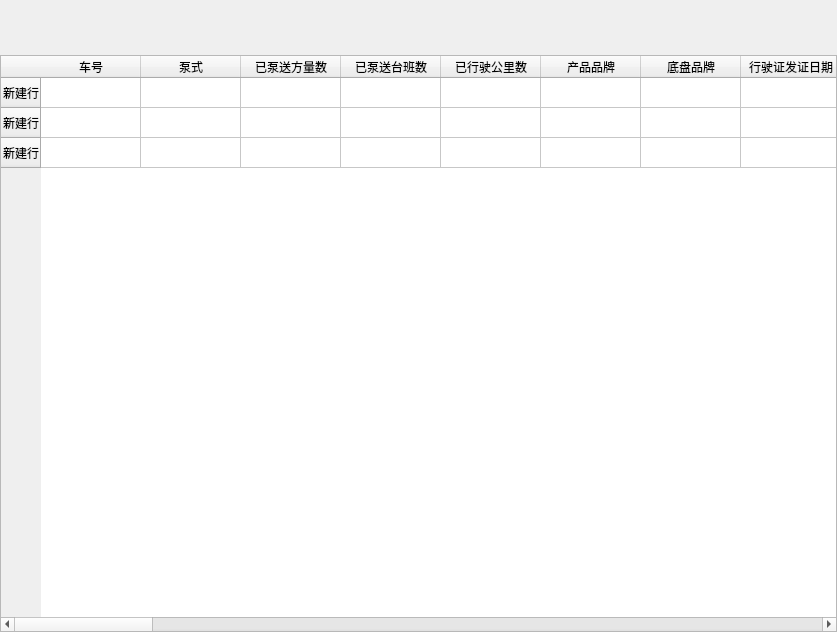
<?xml version="1.0" encoding="UTF-8"?>
<ui version="4.0">
 <class>CarManagermentWidget</class>
 <widget class="QWidget" name="CarManagermentWidget">
  <property name="geometry">
   <rect>
    <x>0</x>
    <y>0</y>
    <width>837</width>
    <height>632</height>
   </rect>
  </property>
  <property name="windowTitle">
   <string>Form</string>
  </property>
  <layout class="QVBoxLayout" name="mainVerticalLayout">
   <property name="spacing">
    <number>0</number>
   </property>
   <property name="leftMargin">
    <number>0</number>
   </property>
   <property name="topMargin">
    <number>0</number>
   </property>
   <property name="rightMargin">
    <number>0</number>
   </property>
   <property name="bottomMargin">
    <number>0</number>
   </property>
   <item>
    <widget class="QWidget" name="toolBarWidget" native="true">
     <property name="minimumSize">
      <size>
       <width>0</width>
       <height>55</height>
      </size>
     </property>
     <property name="maximumSize">
      <size>
       <width>16777215</width>
       <height>55</height>
      </size>
     </property>
     <layout class="QHBoxLayout" name="toolBarHorizontalLayout">
      <property name="spacing">
       <number>0</number>
      </property>
      <property name="leftMargin">
       <number>0</number>
      </property>
      <property name="topMargin">
       <number>0</number>
      </property>
      <property name="rightMargin">
       <number>0</number>
      </property>
      <property name="bottomMargin">
       <number>0</number>
      </property>
     </layout>
    </widget>
   </item>
   <item>
    <widget class="QTableWidget" name="carTableWidget">
     <row>
      <property name="text">
       <string>新建行</string>
      </property>
     </row>
     <row>
      <property name="text">
       <string>新建行</string>
      </property>
     </row>
     <row>
      <property name="text">
       <string>新建行</string>
      </property>
     </row>
     <column>
      <property name="text">
       <string>车号</string>
      </property>
     </column>
     <column>
      <property name="text">
       <string>泵式</string>
      </property>
     </column>
     <column>
      <property name="text">
       <string>已泵送方量数</string>
      </property>
     </column>
     <column>
      <property name="text">
       <string>已泵送台班数</string>
      </property>
     </column>
     <column>
      <property name="text">
       <string>已行驶公里数</string>
      </property>
     </column>
     <column>
      <property name="text">
       <string>产品品牌</string>
      </property>
     </column>
     <column>
      <property name="text">
       <string>底盘品牌</string>
      </property>
     </column>
     <column>
      <property name="text">
       <string>行驶证发证日期</string>
      </property>
     </column>
     <column>
      <property name="text">
       <string>专用油卡号</string>
      </property>
     </column>
     <column>
      <property name="text">
       <string>车架号</string>
      </property>
     </column>
     <column>
      <property name="text">
       <string>车辆识别号</string>
      </property>
     </column>
     <column>
      <property name="text">
       <string>产品型号</string>
      </property>
     </column>
     <column>
      <property name="text">
       <string>保险卡号</string>
      </property>
     </column>
     <column>
      <property name="text">
       <string>发动机号</string>
      </property>
     </column>
     <column>
      <property name="text">
       <string>车身价</string>
      </property>
     </column>
     <column>
      <property name="text">
       <string>发动机额定功率(KW)</string>
      </property>
     </column>
     <column>
      <property name="text">
       <string>最大理论输送量(m3/h)</string>
      </property>
     </column>
     <column>
      <property name="text">
       <string>最大理论输出压力(MPA)</string>
      </property>
     </column>
     <column>
      <property name="text">
       <string>外形尺寸</string>
      </property>
     </column>
     <column>
      <property name="text">
       <string>臂架垂直长度M</string>
      </property>
     </column>
     <column>
      <property name="text">
       <string>臂架水平长度M</string>
      </property>
     </column>
     <column>
      <property name="text">
       <string>整车总质量(KG)</string>
      </property>
     </column>
     <column>
      <property name="text">
       <string>整车装备质量(KG)</string>
      </property>
     </column>
     <column>
      <property name="text">
       <string>生厂日期</string>
      </property>
     </column>
     <column>
      <property name="text">
       <string>出厂编码</string>
      </property>
     </column>
     <column>
      <property name="text">
       <string>是否购买交险</string>
      </property>
     </column>
     <column>
      <property name="text">
       <string>交险费</string>
      </property>
     </column>
     <column>
      <property name="text">
       <string>保险公司(交险)</string>
      </property>
     </column>
     <column>
      <property name="text">
       <string>购买日期(交险)</string>
      </property>
     </column>
     <column>
      <property name="text">
       <string>是否购买商险</string>
      </property>
     </column>
     <column>
      <property name="text">
       <string>保险公司(商险)</string>
      </property>
     </column>
     <column>
      <property name="text">
       <string>购买日期(商险)</string>
      </property>
     </column>
     <column>
      <property name="text">
       <string>年费</string>
      </property>
     </column>
     <column>
      <property name="text">
       <string>车船费</string>
      </property>
     </column>
     <column>
      <property name="text">
       <string>年审日期</string>
      </property>
     </column>
     <column>
      <property name="text">
       <string>操作员(1)</string>
      </property>
     </column>
     <column>
      <property name="text">
       <string>操作员(2)</string>
      </property>
     </column>
     <column>
      <property name="text">
       <string>操作员(3)</string>
      </property>
     </column>
     <column>
      <property name="text">
       <string>操作员(4)</string>
      </property>
     </column>
     <column>
      <property name="text">
       <string>操作员(5)</string>
      </property>
     </column>
     <column>
      <property name="text">
       <string>备注</string>
      </property>
     </column>
    </widget>
   </item>
  </layout>
 </widget>
 <resources/>
 <connections/>
</ui>
